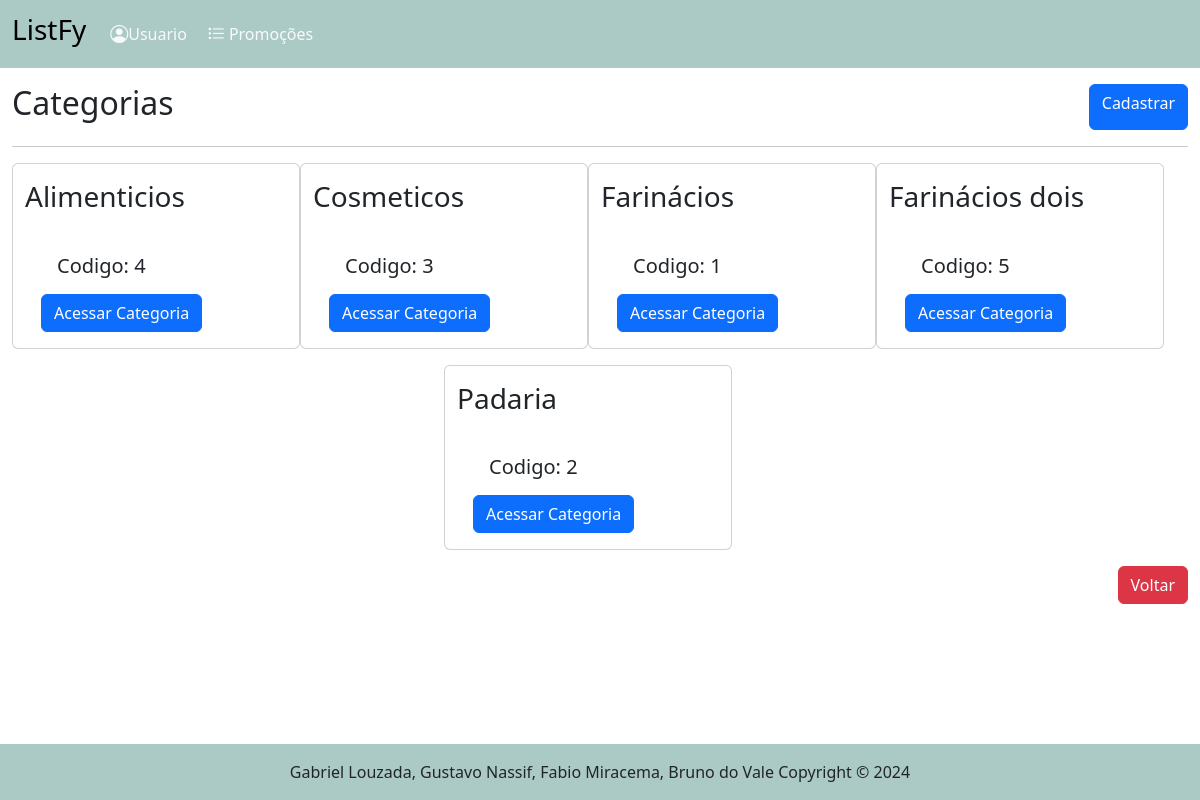
Before: /categorias/ with the older database file.
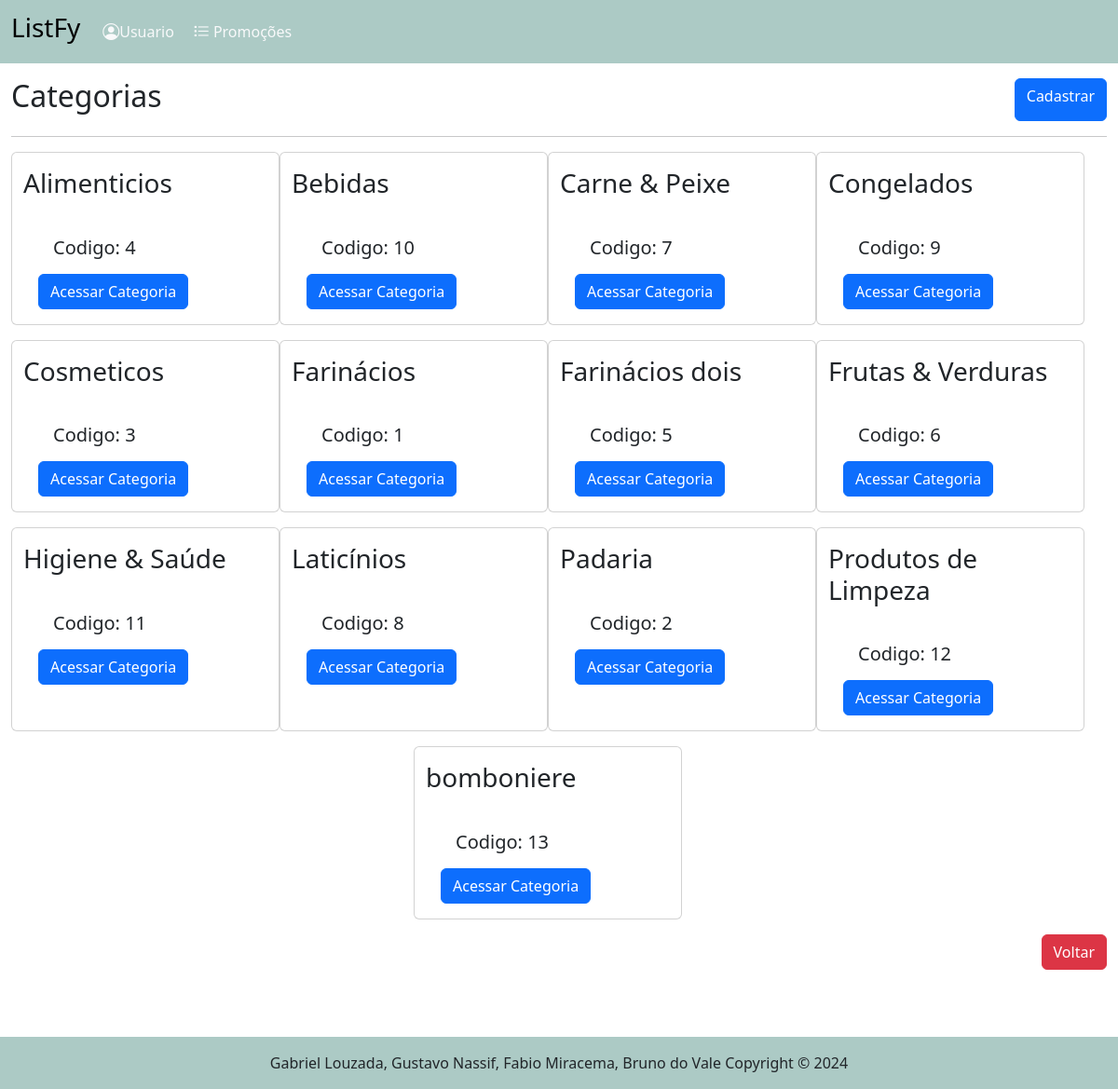
After: the same page with the newer database file.
### tables this page shows
CREATE TABLE "categoria" (
	"id_categoria"	INTEGER,
	"nome"	TEXT NOT NULL,
	PRIMARY KEY("id_categoria" AUTOINCREMENT)
);

### routes/categoria_routes.py (the view)
@router.get("/", response_class=HTMLResponse)
async def get_listar_categoria(request: Request):
    categoria = obter_todas_categorias()
    return templates.TemplateResponse("/categoria/categorias.html",{"request":request, "categoria":categoria})

### templates/categoria/categorias.html (shortened to what this page needs)
{% extends "base.html" %}
{% block conteudo %}
    <main class="container-fluid" >
        <div class="d-flex justify-content-between mt-3 ">
            <h2>Categorias</h2>
            <a href="/categorias/cadastrar_categoria" class="btn btn-primary"> Cadastrar</a>
        </div>
        <hr>
        <div class="row container-fluid d-flex justify-content-evenly">
            {% for c in categoria %}
            <div class="card col-12 mb-3" style="width: 18rem;">
                <div>
                    <h3 class="mt-3">{{ c.nome_categoria }}</h3>
                </div>
                <div class="card-body">
                  <h5 class="card-title m-3">Codigo: {{c.id_categoria}}</h5>
                    <div class="col-12">
                        <a href="/produto/categoria/{{c.id_categoria}}" class="btn btn-primary"> Acessar Categoria</a>
                    </div>
                </div>
            </div>
            {% endfor %}
        </div>
        <div class="row">
            <div class="col-12 mb-5 d-flex justify-content-end">
                <a href="/" class="btn btn-danger"> Voltar</a>
            </div>
        </div>
    </main>
{% endblock %}

Changed rows visible on the page:
added categoria: nome_categoria "Bebidas", id_categoria "10"
added categoria: nome_categoria "Carne & Peixe", id_categoria "7"
added categoria: nome_categoria "Congelados", id_categoria "9"
added categoria: nome_categoria "Frutas & Verduras", id_categoria "6"
added categoria: nome_categoria "Higiene & Saúde", id_categoria "11"
added categoria: nome_categoria "Laticínios", id_categoria "8"
added categoria: nome_categoria "Produtos de Limpeza", id_categoria "12"
added categoria: nome_categoria "bomboniere", id_categoria "13"
